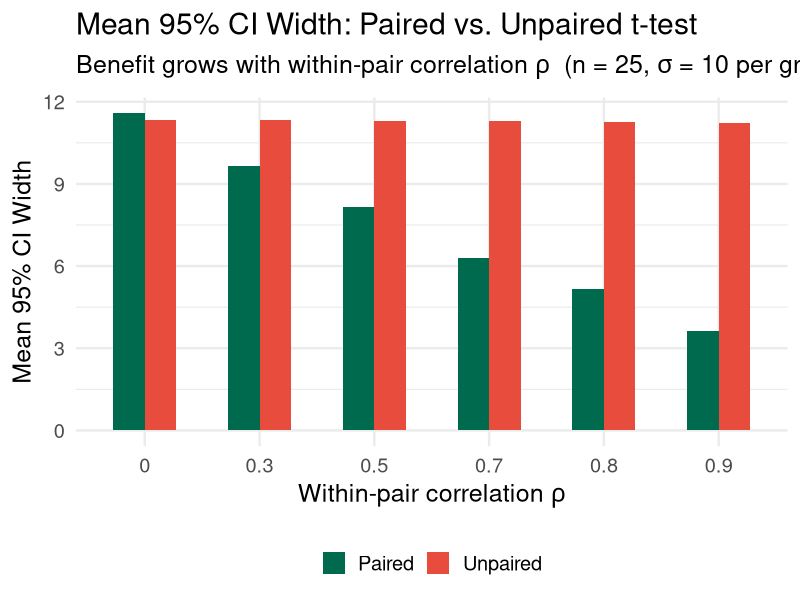
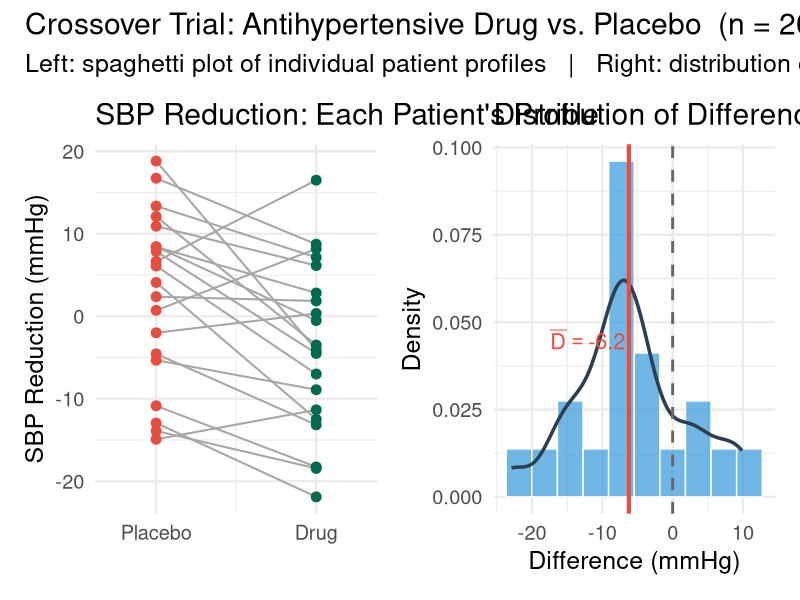
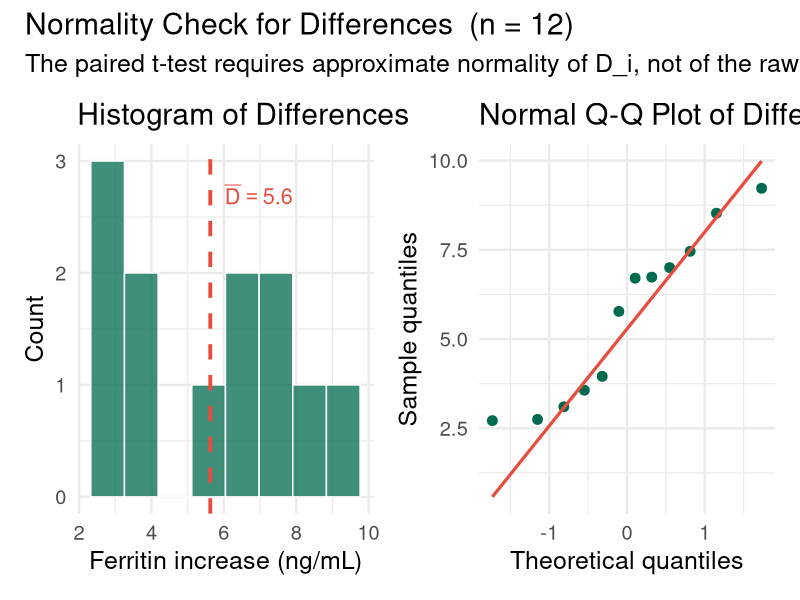

The R script that drew these images, in order:
## ---- chunk 1
#| label: setup
#| include: false
library(tidyverse)
library(broom)
library(patchwork)
set.seed(551)
theme_set(theme_minimal(base_size = 18))
## ---- chunk 2
#| echo: true
#| code-fold: false

tibble(rho = c(0, 0.3, 0.5, 0.7, 0.8, 0.9)) |>
  mutate(
    width_ratio     = round(sqrt(1 - rho), 3),
    pct_narrower    = scales::percent(1 - sqrt(1 - rho), accuracy = 1)
  ) |>
  knitr::kable(
    col.names = c("rho", "CI width ratio (paired / unpaired)",
                  "% CI width reduction"),
    caption   = "Benefit of pairing when sigma_1 = sigma_2"
  )
## ---- chunk 3
#| echo: true
#| code-fold: true
#| fig-height: 6.5
#| fig-width: 14

set.seed(551)

sim_ci_width <- function(rho, n = 25, sigma = 10, B = 2000) {
  map_dfr(seq_len(B), function(i) {
    L  <- chol(sigma^2 * matrix(c(1, rho, rho, 1), 2))
    xy <- matrix(rnorm(2 * n), n, 2) %*% L
    d  <- xy[, 1] - xy[, 2]
    tibble(
      paired   = 2 * qt(0.975, n - 1) * sd(d) / sqrt(n),
      unpaired = diff(t.test(xy[, 1], xy[, 2])$conf.int)
    )
  }) |>
    summarise(across(everything(), \(x) mean(x, na.rm = TRUE))) |>
    mutate(rho = rho)
}

widths <- map_dfr(c(0, 0.3, 0.5, 0.7, 0.8, 0.9), sim_ci_width)

widths |>
  pivot_longer(c(paired, unpaired), names_to = "Method", values_to = "Width") |>
  mutate(Method = str_to_title(Method)) |>
  ggplot(aes(x = factor(rho), y = Width, fill = Method)) +
  geom_col(position = "dodge", width = 0.55) +
  scale_fill_manual(values = c("Paired" = "#006a4e", "Unpaired" = "#e74c3c")) +
  labs(
    title    = "Mean 95% CI Width: Paired vs. Unpaired t-test",
    subtitle = bquote("Benefit grows with within-pair correlation" ~ rho ~
                      " (n = 25," ~ sigma ~ "= 10 per group, 2000 simulations)"),
    x        = expression("Within-pair correlation " * rho),
    y        = "Mean 95% CI Width",
    fill     = NULL
  ) +
  theme(legend.position = "bottom")
## ---- chunk 4
#| echo: true
#| code-fold: false

set.seed(551)
n   <- 20
rho <- 0.75
L   <- chol(10^2 * matrix(c(1, rho, rho, 1), 2))
# Drug arm lowers BP ~5 mmHg more than placebo
xy  <- matrix(rnorm(2 * n), n, 2) %*% L +
       matrix(c(0, -5), n, 2, byrow = TRUE)

sbp_placebo <- xy[, 1]
sbp_drug    <- xy[, 2]
d           <- sbp_drug - sbp_placebo  # negative = drug better

cat(sprintf("Mean D (drug - placebo):  %.2f mmHg\n", mean(d)))
cat(sprintf("SD(D):                    %.2f mmHg\n", sd(d)))

result <- t.test(sbp_drug, sbp_placebo, paired = TRUE, alternative = "less")
tidy(result)
## ---- chunk 5
#| echo: true
#| code-fold: false

cat(sprintf("95%% CI for mu_D:  (%.2f, Inf)\n", result$conf.int[2]))
cat(sprintf("p-value:            %.5f\n", result$p.value))
## ---- chunk 6
#| echo: true
#| code-fold: true
#| fig-height: 6.5
#| fig-width: 14

p1 <- tibble(
  Patient = factor(seq_len(n)),
  Placebo = sbp_placebo,
  Drug    = sbp_drug
) |>
  ggplot(aes(x = 1, xend = 2, y = Placebo, yend = Drug)) +
  geom_segment(color = "grey65", linewidth = 0.7) +
  geom_point(aes(x = 1, y = Placebo), color = "#e74c3c", size = 3) +
  geom_point(aes(x = 2, y = Drug),    color = "#006a4e", size = 3) +
  scale_x_continuous(breaks = c(1, 2), labels = c("Placebo", "Drug"),
                     limits = c(0.7, 2.3)) +
  labs(title = "SBP Reduction: Each Patient's Profile",
       x = NULL, y = "SBP Reduction (mmHg)")

p2 <- tibble(d = d) |>
  ggplot(aes(x = d)) +
  geom_histogram(aes(y = after_stat(density)), bins = 10,
                 fill = "#3498db", color = "white", alpha = 0.7) +
  geom_density(color = "#2c3e50", linewidth = 1.2) +
  geom_vline(xintercept = 0,       linetype = "dashed",
             color = "grey40", linewidth = 1.0) +
  geom_vline(xintercept = mean(d), color = "#e74c3c", linewidth = 1.4) +
  annotate("text", x = mean(d) - 0.5, y = 0.045,
           label = as.expression(bquote(bar(D) == .(round(mean(d), 1)))),
           color = "#e74c3c", size = 5.5, hjust = 1) +
  labs(title = "Distribution of Differences  D = Drug \u2212 Placebo",
       x = "Difference (mmHg)", y = "Density")

p1 + p2 +
  plot_annotation(
    title    = "Crossover Trial: Antihypertensive Drug vs. Placebo  (n = 20 pairs)",
    subtitle = "Left: spaghetti plot of individual patient profiles   |   Right: distribution of within-pair differences"
  )
## ---- chunk 7
#| echo: true
#| code-fold: false

paired_res   <- t.test(sbp_drug, sbp_placebo, paired = TRUE, alternative = "less")
unpaired_res <- t.test(sbp_drug, sbp_placebo, paired = FALSE, alternative = "less")

cat("--- Paired t-test (CORRECT) ---\n")
cat(sprintf("  t = %.3f,  df = %d,  p = %.5f\n",
            paired_res$statistic,
            paired_res$parameter,
            paired_res$p.value))
cat(sprintf("  95%% CI: (%.2f, %.2f)\n\n",
            paired_res$conf.int[1], paired_res$conf.int[2]))

cat("--- Welch two-sample t-test (INCORRECT for paired data) ---\n")
cat(sprintf("  t = %.3f,  df = %.1f,  p = %.5f\n",
            unpaired_res$statistic,
            unpaired_res$parameter,
            unpaired_res$p.value))
cat(sprintf("  95%% CI: (%.2f, %.2f)\n",
            unpaired_res$conf.int[1], unpaired_res$conf.int[2]))
## ---- chunk 8
#| echo: true
#| code-fold: false

ferritin_pre  <- c( 8, 11,  9, 14,  7, 12,  6, 15, 10,  9, 13,  8)
ferritin_post <- ferritin_pre + rnorm(length(ferritin_pre), 4, 3)
d_iron        <- ferritin_post - ferritin_pre

cat(sprintf("Mean pre:   %.1f   |   Mean post:  %.1f\n",
            mean(ferritin_pre), mean(ferritin_post)))
cat(sprintf("Mean D:     %.1f   |   SD(D):      %.1f   |   n = %d\n",
            mean(d_iron), sd(d_iron), length(d_iron)))

res_iron <- t.test(ferritin_post, ferritin_pre,
                   paired = TRUE, alternative = "greater")
tidy(res_iron)
## ---- chunk 9
#| echo: true
#| code-fold: false

cat(sprintf("One-sided 95%% CI: (%.2f, Inf)\n", res_iron$conf.int[1]))
cat(sprintf("p-value: %.2e\n", res_iron$p.value))
## ---- chunk 10
#| echo: true
#| code-fold: true
#| fig-height: 5.5
#| fig-width: 13

p_hist <- tibble(d = d_iron) |>
  ggplot(aes(x = d)) +
  geom_histogram(bins = 8, fill = "#006a4e", color = "white", alpha = 0.75) +
  geom_vline(xintercept = mean(d_iron), color = "#e74c3c",
             linewidth = 1.3, linetype = "dashed") +
  annotate("text", x = mean(d_iron) + 0.4, y = 2.7,
           label = as.expression(bquote(bar(D) == .(round(mean(d_iron), 1)))),
           color = "#e74c3c", size = 5.5, hjust = 0) +
  labs(title = "Histogram of Differences",
       x = "Ferritin increase (ng/mL)", y = "Count")

p_qq <- tibble(d = d_iron) |>
  ggplot(aes(sample = d)) +
  stat_qq(color = "#006a4e", size = 3) +
  stat_qq_line(color = "#e74c3c", linewidth = 1.1) +
  labs(title = "Normal Q-Q Plot of Differences",
       x = "Theoretical quantiles", y = "Sample quantiles")

p_hist + p_qq +
  plot_annotation(
    title    = "Normality Check for Differences  (n = 12)",
    subtitle = "The paired t-test requires approximate normality of D_i, not of the raw pre/post values"
  )
## ---- chunk 11
#| echo: true
#| code-fold: false

set.seed(7)
cases    <- round(pmax(0, rnorm(15, mean = 35, sd = 15)))
controls <- round(pmax(0, cases - rnorm(15, mean = 20, sd = 12)))
d_match  <- cases - controls

cat("Pack-years — Cases:   ", cases,    "\n")
cat("Pack-years — Controls:", controls, "\n")
cat(sprintf("\nMean difference (case - control): %.1f  |  SD: %.1f\n",
            mean(d_match), sd(d_match)))

t.test(cases, controls, paired = TRUE) |> tidy()
